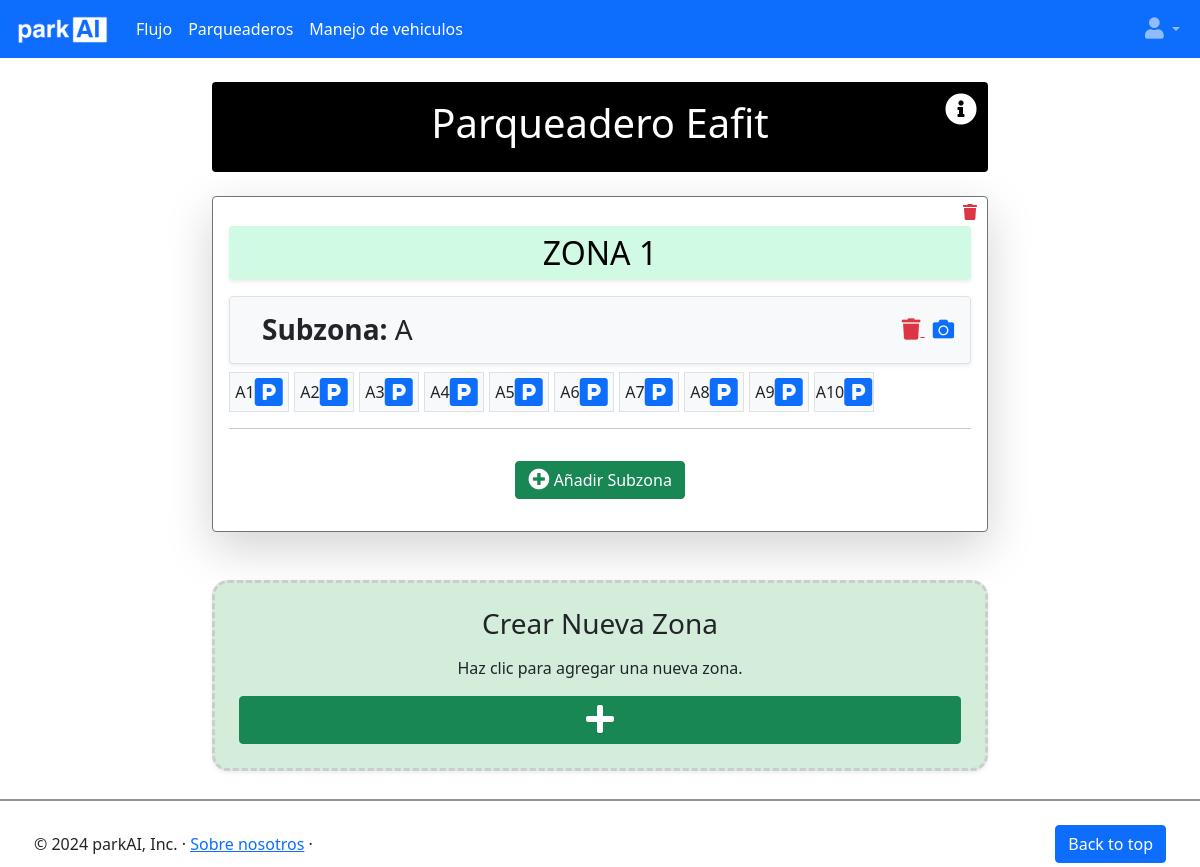
The page /parkingadmin/parking_management/9/ (signed in) on the database its author committed.
### parkingadmin/models.py (models this page shows)
class Parqueadero(models.Model):
    OPCIONES_ESTADO_PARQUEADERO = [
        ('Activo', 'Activo'),
        ('Inactivo', 'Inactivo'),]
    prq_id = models.AutoField(primary_key=True)
    prq_nombre = models.CharField(max_length=40)
    prq_estado = models.CharField(max_length=15, choices=OPCIONES_ESTADO_PARQUEADERO, default='Activo')
    prq_precio_dia = models.DecimalField(max_digits=10, decimal_places=2, null=True, blank=True)
    prq_precio_hora = models.DecimalField(max_digits=10, decimal_places=2, null=True, blank=True)
    prq_organizacion_id = models.ForeignKey(Organizacion, on_delete=models.CASCADE, default=None)
    prq_direccion_parqueadero = models.CharField(max_length=300, default="")

class Zona(models.Model):
    zna_id = models.AutoField(primary_key=True)
    zna_parqueadero_id = models.ForeignKey(Parqueadero, on_delete=models.CASCADE, default=None)
    zna_nombre_zona = models.CharField(max_length=100, default="")

class Conjunto_celdas(models.Model):
    cnj_id = models.AutoField(primary_key=True)
    cnj_zona_id = models.ForeignKey(Zona, on_delete=models.CASCADE,default=None)
    cnj_nombre_conjunto = models.CharField(max_length=50, default="")

class Celda(models.Model):
    OPCIONES_ESTADO_CELDA = [
        ('occupied', 'occupied'),
        ('empty', 'empty'),
        ('unavailable','unavailable')]
    cld_id = models.AutoField(primary_key=True)
    cld_nombre_celda = models.CharField(max_length=40,default="") #Nombre de celda dentro del parqueadero
    cld_conjunto_celdas_id = models.ForeignKey(Conjunto_celdas, on_delete=models.CASCADE,default=None)
    cld_estado = models.CharField(max_length=20, choices=OPCIONES_ESTADO_CELDA, default='unavailable')

### parkingadmin/views.py (the view)
# urls.py: path('parking_management/<int:parqueadero_id>/', views.informacion_parqueadero, name="informacion_parqueadero"),
@organizacion_required
def informacion_parqueadero(request,parqueadero_id):
    parqueadero = Parqueadero.objects.get(prq_id = parqueadero_id)
    zonas = Zona.objects.filter(zna_parqueadero_id = parqueadero)
    lista_zonas = []
    for zona in zonas:
        dic_zona = {
            'info_zona':zona,
            'conjunto_celdas':[]
        }
        conjunto_celdas = Conjunto_celdas.objects.filter(cnj_zona_id=zona)
        for cnj in conjunto_celdas:
            dic_cnj_celda = {
                'info_conjunto': cnj,
                'celdas':[]
            }
            celdas = Celda.objects.filter(cld_conjunto_celdas_id = cnj)
            for celda in celdas:
                dic_cnj_celda['celdas'].append({'info_celda':celda})
            dic_zona['conjunto_celdas'].append(dic_cnj_celda)
        lista_zonas.append(dic_zona)
    return render(request,'informacion_parqueadero.html',{'parqueadero': parqueadero, 'info_zonas': lista_zonas})

### parkingadmin/templates/informacion_parqueadero.html (shortened to what this page needs)
{% extends "base_home.html" %}
{% load static %}
{% block content %}
<div class="container-fluid">
    <div class="row justify-content-center mt-4">
        <div class="col-12 col-md-8 mb-4">
            <div class="card text-center bg-black text-white rounded position-relative">
                <div class="card-body">
                    <h1 class="card-title">{{ parqueadero.prq_nombre }}</h1>
                    <a href="#" data-bs-toggle="modal" data-bs-target="#infoModal" class="position-absolute" style="top: 10px; right: 10px;">
                        <i class="fa fa-info-circle fa-2x text-white"></i>
                    </a>
                </div>
            </div>
        </div>
        {% for zona_data in info_zonas %}
            <div class="col-12 col-md-8 mb-4">
                <div class="card p-3 position-relative bg-white border-secondary shadow-lg">
                    <div class="position-absolute" style="top: 3px; right: 10px;">
                        <a href="{% url 'eliminar_zona' zona_data.info_zona.zna_id %}" title="Eliminar Zona">
                            <i class="fa fa-trash fa-x text-danger"></i>
                        </a>
                    </div>
                    <div class="text-black text-center p-2 rounded shadow-sm" style="margin-top: 13px; background-color: #d1fae5;">
                        <h2 class="text-uppercase m-0">{{ zona_data.info_zona.zna_nombre_zona }}</h2>
                    </div>
                    {% for conjunto_data in zona_data.conjunto_celdas %}
                    <div class="mt-3 p-3 border rounded bg-light shadow-sm d-flex align-items-center justify-content-between">
                        <div class="d-flex align-items-center">
                            <h3 class="m-0 ms-3 text-dark">
                                <strong>Subzona:</strong> {{ conjunto_data.info_conjunto.cnj_nombre_conjunto }}
                            </h3>
                        </div>
                        <div>
                            <a href="{% url 'eliminar_conjunto_celdas' conjunto_data.info_conjunto.cnj_id %}" class="text-danger me-2" title="Eliminar Subzona">
                                <i class="fa fa-trash fa-lg"></i>
                            </a>
                            <a href="{% url 'validar_disponibilidad_celdas' conjunto_data.info_conjunto.cnj_id %}" class="text-primary" title="Ingresar imagen subzona">
                                <i class="fa fa-camera fa-lg" aria-hidden="true"></i>
                            </a>
                        </div>
                    </div>
                    <div class="d-flex flex-wrap mt-2" style="gap: 5px;">
                        {% for celda_data in conjunto_data.celdas %}
                            <div style="padding: 0; margin: 0;">
                                <div class="d-flex align-items-center justify-content-center border bg-light" style="height: 40px; width: 60px;">
                                    <span class="text-center">{{ celda_data.info_celda.cld_nombre_celda }}</span>
                                    {% if celda_data.info_celda.cld_estado == "occupied" %}
                                        <i class="fa fa-parking fa-2x text-danger" aria-hidden="true"></i>
                                    {% elif celda_data.info_celda.cld_estado == "empty" %}
                                        <i class="fa fa-parking fa-2x text-success" aria-hidden="true"></i>
                                    {% else %}
                                        <i class="fa fa-parking fa-2x text-primary" aria-hidden="true"></i>
                                    {% endif %}
                                </div>
                            </div>
                        {% endfor %}
                    </div>
                    <hr class="my-3">
                    {% endfor %}
                    <div class="text-center my-3">
                        <a href="{% url 'crear_conjunto_celdas' zona_data.info_zona.zna_id %}" class="btn btn-success">
                            <i class="fa fa-plus-circle fa-lg"></i> Añadir Subzona
                        </a>
                    </div>
                </div>
            </div>
        {% endfor %}
        <div class="col-12 col-md-8 mt-4">
            <div class="card text-center p-4 shadow-sm" style="border-radius: 1rem; background-color: #d4edda; border: 3px dashed #ccc;">
                <h3 class="mb-3">Crear Nueva Zona</h3>
                <p class="mb-3">Haz clic para agregar una nueva zona.</p>
                <a href="{% url 'crear_zona' parqueadero.prq_id %}" class="btn btn-success">
                    <i class="fa fa-plus fa-2x" aria-hidden="true"></i>
                </a>
            </div>
        </div>
    </div>
</div>
{% endblock content %}

### rows shown on the page
Parqueadero: prq_nombre "Parqueadero Eafit"
Zona: info_zona.zna_nombre_zona "ZONA 1"
Conjunto_celdas: info_conjunto.cnj_nombre_conjunto "A"
Celda: info_celda.cld_nombre_celda "A1"
Celda: info_celda.cld_nombre_celda "A2"
Celda: info_celda.cld_nombre_celda "A3"
Celda: info_celda.cld_nombre_celda "A4"
Celda: info_celda.cld_nombre_celda "A5"
Celda: info_celda.cld_nombre_celda "A6"
Celda: info_celda.cld_nombre_celda "A7"
Celda: info_celda.cld_nombre_celda "A8"
Celda: info_celda.cld_nombre_celda "A9"
Celda: info_celda.cld_nombre_celda "A10"
